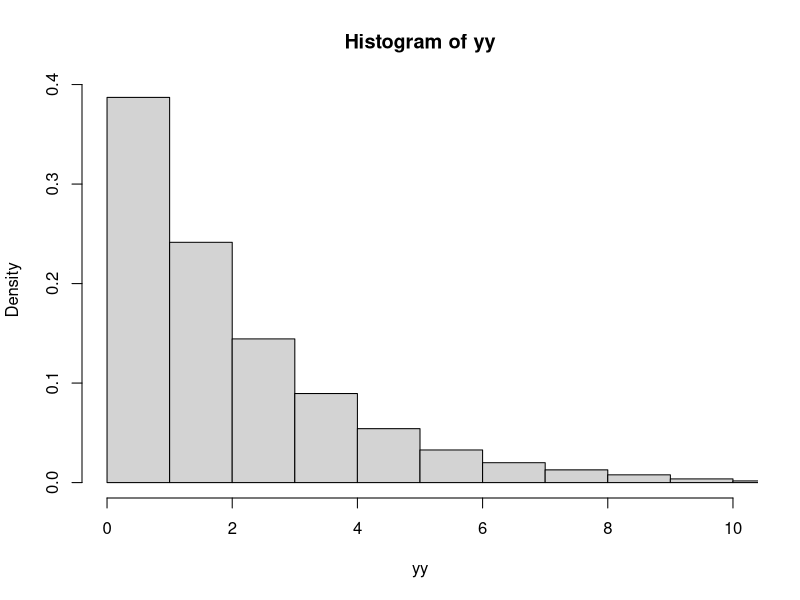
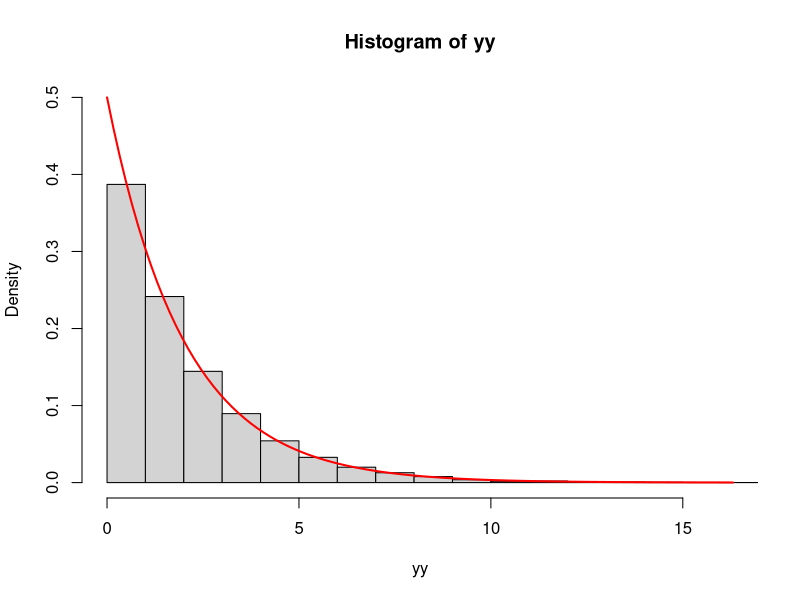
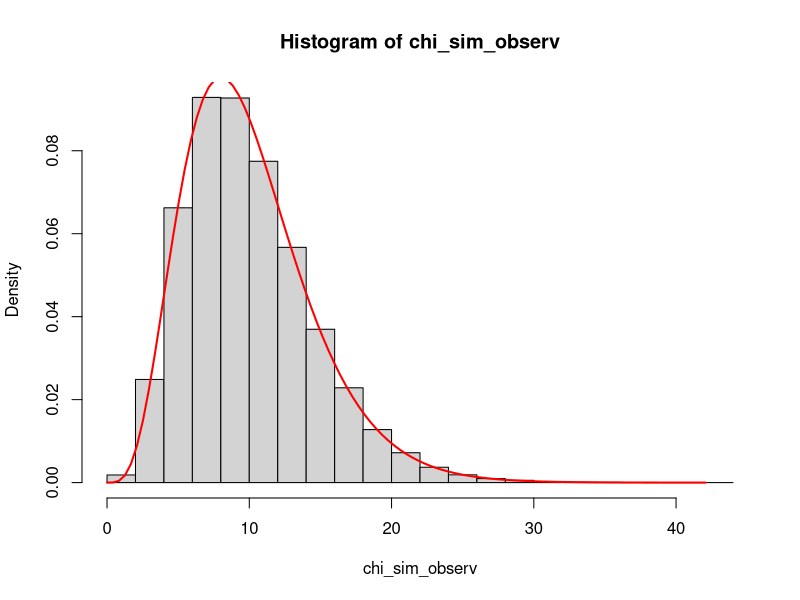
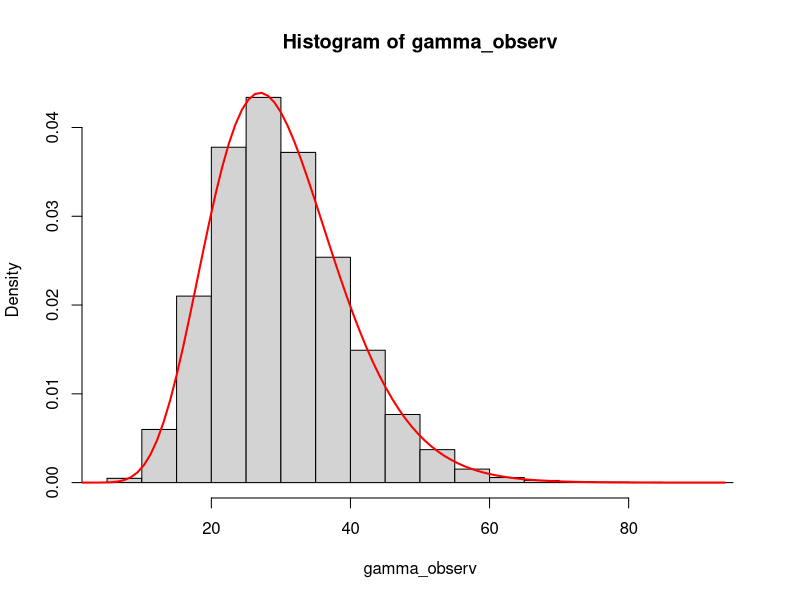
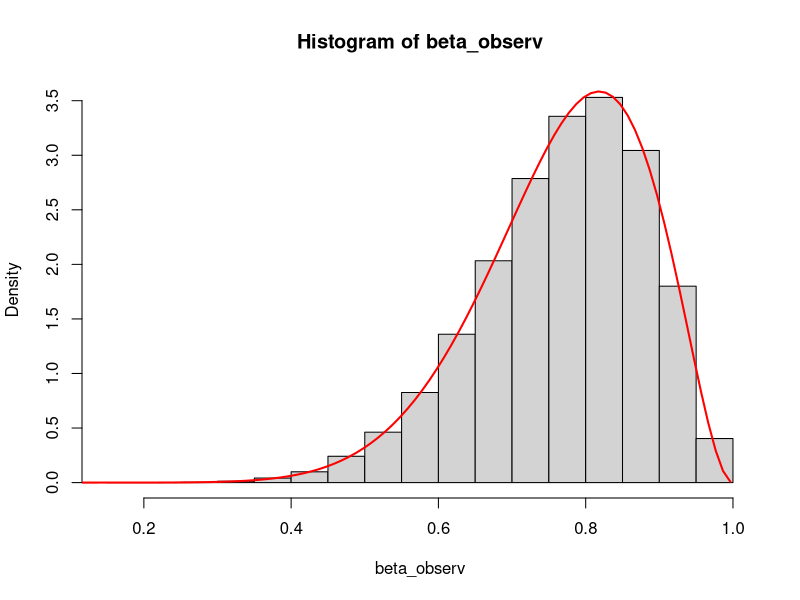
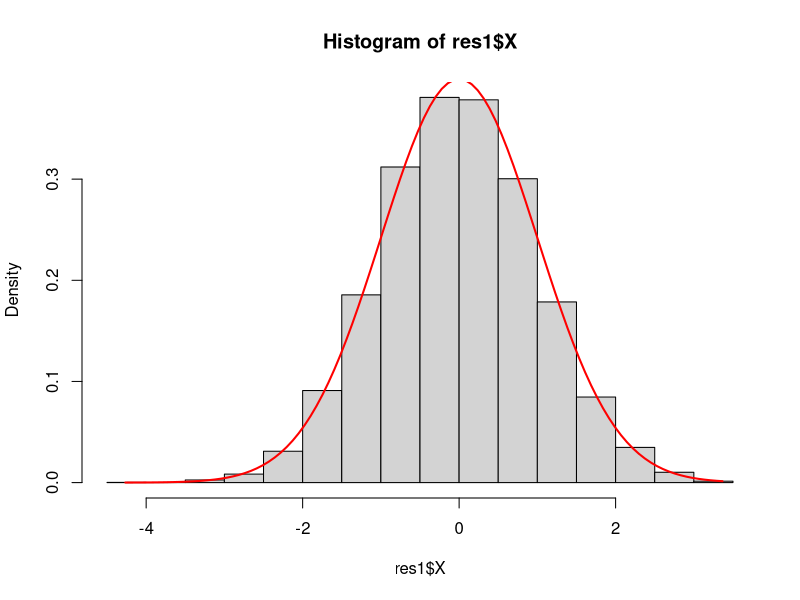
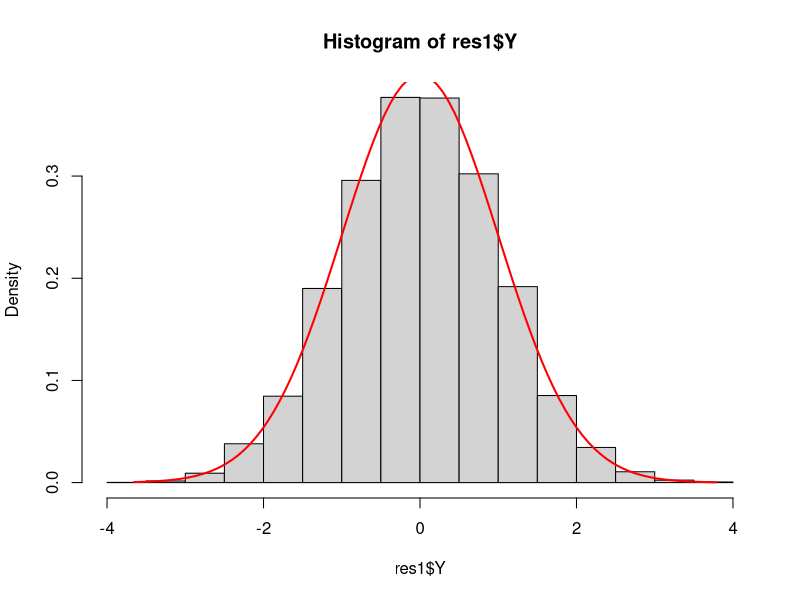
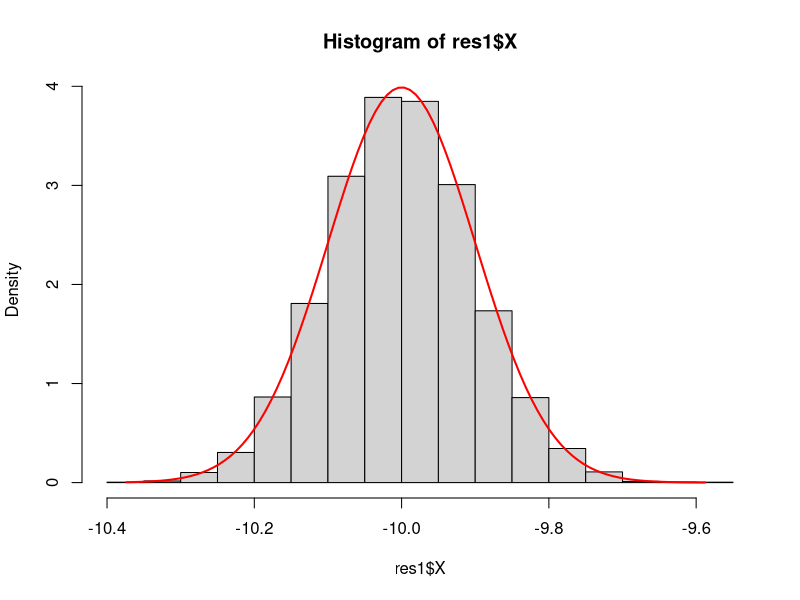

Write the R code that produced these figures, in order.
## ---- chunk 1
#| warning: false
#| message: false
#| fit-height: 9
#| fig-width: 12

f <- function(n, lamb) {
    U <- runif(n)
    Y <- -lamb * log(U)
    return(Y)
}

n <- 1e+4
lambda = 2
yy <- f(n, lambda)

Mean <- mean(yy)
Var <- var(yy)

cat("Mean Sim data: ", Mean, "\n", "Variance Sim data: ", Var, "\n", sep = "")
n <- 1e+5
yy2 <- f(n, lambda)
Mean <- mean(yy2)
Var <- var(yy2)

cat("Mean Sim data: ", Mean, "\n", "Variance Sim data: ", Var, "\n", sep = "")

hist(yy, freq = FALSE, xlim = c(0, 10))
hist(yy, breaks = 16, xlim = c(0, max(yy)), ylim = c(0, 0.5), freq = FALSE)
curve(dexp(x, rate = 1/2), 0, max(yy), lwd = 2, col = "red", add = TRUE)
## ---- chunk 2
#| warning: false
#| message: false
#| fit-height: 9
#| fig-width: 12


############################

chi_sim <- function(v) {
    U <- runif(v)
    return(-2 * sum(log(U)))
}

n <- 1e+5

chi_sim_observ <- replicate(n, chi_sim(5))
head(chi_sim_observ)


cat("Mean sim: ", mean(chi_sim_observ), "\n", 
    "Var sim: ", var(chi_sim_observ), "\n", sep = "")


hist(chi_sim_observ, freq = FALSE, breaks = 16)
curve(dchisq(x, df = 10), 0, max(chi_sim_observ), lwd = 2, col = "red", add = TRUE)
## ---- chunk 3
#| warning: false
#| message: false
#| fit-height: 9
#| fig-width: 12


######################

gamma_sim <- function(a, b) {
    U <- runif(a)
    return(-b * sum(log(U)))
}


n <- 1e+5
a <- 10; b <- 3
gamma_observ <- replicate(n, gamma_sim(a, b))
head(gamma_observ)


cat("Mean sim: ", mean(gamma_observ), "\n", 
    "Var sim: ", var(gamma_observ), "\n", sep = "")


hist(gamma_observ, freq = FALSE, breaks = 16)
curve(dgamma(x, shape = a, scale = b), 0, max(gamma_observ), lwd = 2, col = "red", add = TRUE)

## ---- chunk 4
#| warning: false
#| message: false
#| fit-height: 9
#| fig-width: 12


beta_sim <- function(a, b) {
    U <- runif(a + b)
    temp <- log(U)
    temp2 <- sum(temp[1:a])
    return(temp2 / sum(temp))
}

n <- 1e+5
a <- 10; b <- 3
beta_observ <- replicate(n, beta_sim(a, b))
head(beta_observ)


cat("Mean sim: ", mean(beta_observ), "\n", 
    "Var sim: ", var(beta_observ), "\n", sep = "")


hist(beta_observ, freq = FALSE, breaks = 16)
curve(dbeta(x, shape1 = a, shape2 = b), 0, max(beta_observ), lwd = 2, col = "red", add = TRUE)

## ---- chunk 5
#| warning: false
#| message: false
#| fit-height: 9
#| fig-width: 12


boxMuller <- function(n, mu = 0, sig = 1) {
    U <- runif(n)
    V <- runif(n)
    X <- sqrt(-2 * log(U)) * cos(2 * pi * V)
    Y <- sqrt(-2 * log(U)) * sin(2 * pi * V)
    return(list(X = sig * X + mu, Y = sig * Y + mu))
}

n <- 1e+4

res1 <- boxMuller(n = n)

cat("Mean X: ", mean(res1$X), "\n", "Variance X: ", var(res1$X), "\n", 
    "Mean Y: ", mean(res1$Y), "\n", "Variance Y: ", var(res1$Y), "\n", 
    "Corr(X, Y): ", cor(res1$X, res1$Y), "\n", sep = "")


hist(res1$X, freq = FALSE, breaks = 16)
curve(dnorm(x), min(res1$X), max(res1$X), lwd = 2, col = "red", add = TRUE)


hist(res1$Y, freq = FALSE, breaks = 16)
curve(dnorm(x), min(res1$Y), max(res1$Y), lwd = 2, col = "red", add = TRUE)




res1 <- boxMuller(n = n, mu = -10, sig = 0.1)

cat("Mean X: ", mean(res1$X), "\n", "Variance X: ", var(res1$X), "\n", 
    "Mean Y: ", mean(res1$Y), "\n", "Variance Y: ", var(res1$Y), "\n", 
    "Corr(X, Y): ", cor(res1$X, res1$Y), "\n", sep = "")


hist(res1$X, freq = FALSE, breaks = 16)
curve(dnorm(x, mean = -10, sd = 0.1), min(res1$X), max(res1$X), lwd = 2, col = "red", add = TRUE)


hist(res1$Y, freq = FALSE, breaks = 16)
curve(dnorm(x, mean = -10, sd = 0.1), min(res1$Y), max(res1$Y), lwd = 2, col = "red", add = TRUE)
## ---- chunk 6
#| warning: false
#| message: false
#| fit-height: 9
#| fig-width: 12

######################### Categorical Data

xx <- 0:4
res1 <- pbinom(xx, size = 4, prob = 5/8)
res1

f_binom <- function(n) {
    U <- runif(n)
    fun <- function(x) {
        temp <- sum(x > res1)
        return(temp)
    }
    temp2 <- lapply(U, fun) |> unlist()
    return(temp2)
}

n <- 1e+5
ress <- f_binom(n)
head(ress)

cat("Mean binom sim: ", mean(ress), "\n", 
    "variance Binom sim : ", var(ress), "\n", 
     sep = "")

## ---- chunk 7
#| warning: false
#| message: false
#| fit-height: 9
#| fig-width: 12

### Geometric Distribution

geom_sim <- function(n, p) {
    q <- 1 - p
    U <- runif(n)
    res1 <- log(U) / log(q)
    return(ceiling(res1))
} 

temp <- geom_sim(1e+5, p = 1/3)
cat("Mean sim: ", mean(temp), "\n", 
    "Variance sim: ", var(temp), "\n", sep = "")


temp <- geom_sim(1e+6, p = 1/5)
cat("Mean sim: ", mean(temp), "\n", 
    "Variance sim: ", var(temp), "\n", sep = "")
## ---- chunk 8
#| warning: false
#| message: false
#| fit-height: 9
#| fig-width: 12

## Poisson distribution


p_sim <- function(la = 18.69, n = 5e+3) {
    temp1 <- matrix(rpois(n = 13 * n, lambda = la), nrow = 13, ncol = n)
    ress1 <- apply(temp1, MARGIN = 1, FUN = function(x) return(var(x)))
    return(ress1)
}

ress <- p_sim()
ress |> head()

a <- 44.9
prob <- mean(ress > a)
prob



ress <- p_sim(n = 1e+6)
ress |> head()

a <- 44.9
prob <- mean(ress > a)
prob

hist(ress, freq = FALSE, col = "orange")

cat("Mean sim: ", mean(ress), "\n", 
    "Standard Deviation of sim: ", sd(ress), "\n", sep = "")


